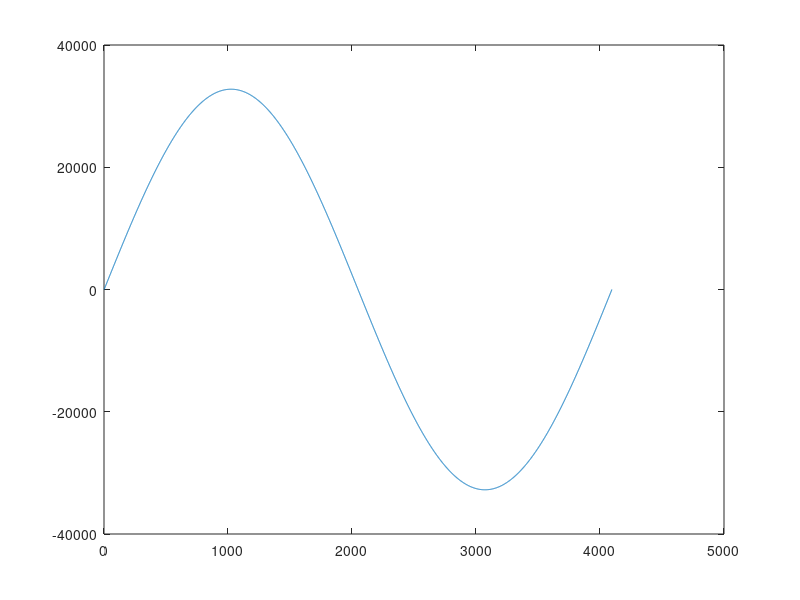

MATLAB code to generate this figure:
x = linspace(0,2*pi, 4096);
y = sin(x);
% fs = 200e3;
% t = [0:1/fs:200e-3];
% y = 0.9*sin(2*pi*1e3*t) + 0.1*sin(2*pi*21e3*t);
% plot(t,y)
y  = 2^15* y;
y = round(y);

plot(y)
data = y;
data(find(data<0)) = data(find(data<0)) + 2^16;
data = dec2hex(data);
